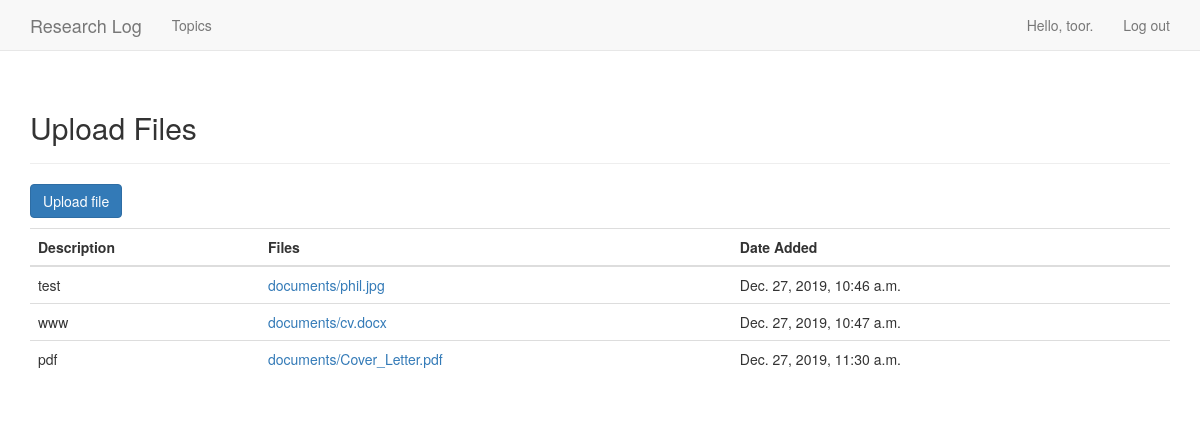
The page /files/ (signed in) on the database its author committed.
### learning_logs/models.py (models this page shows, shortened)
class Document(models.Model):
    document = models.ForeignKey(Entry, on_delete=models.CASCADE)
    description = models.CharField(max_length=255, blank=True)
    document = models.FileField(upload_to='documents/')
    date_added = models.DateTimeField(auto_now_add=True)

### learning_logs/views.py (the view)
# urls.py: url(r'^files/$', views.files, name='files'),
@login_required
def files(requests):
    uploads = Document.objects.all()
    return render(requests, 'learning_logs/files.html', {'uploads': uploads})

### learning_logs/templates/learning_logs/files.html
{% extends "learning_logs/base.html" %}
{% load bootstrap3 %}
{% block header %}
    <h2>Upload Files</h2>
{% endblock header %}
{% block content %}
    <p>
        <a href="{% url 'learning_logs:files_upload' %}" class="btn btn-primary">Upload file</a>
    </p>
                <table class="table">
                    <thread>
                        <tr>
                            <th>Description</th>
                            <th>Files</th>
                            <th>Date Added</th>
                        </tr>
                    </thread>
                    <tbody>
                        {% for upload in uploads %}
                            <tr>
                                <td>{{ upload.description }}</td>
                                <td><a href="{{ upload.document }}">{{ upload.document }}</a></td>
                                <td>{{ upload.date_added }}</td>
                            </tr>
                        {% endfor %}
                    </tbody>
                </table>
{% endblock %}

### learning_logs/templates/learning_logs/base.html (shortened to what this page needs)
{% load bootstrap3 %}
<!DOCTYPE html>
<html lang="en">
    <head>
        {% bootstrap_css %}
    </head>
    <body>
        <nav class="navbar navbar-default navbar-static-top">
            <div class="container">
                <div class="navbar-header">
                    <a class="navbar-brand" href="{% url 'learning_logs:index' %}">Research Log</a>
                </div>
                <div id="navbar" class="navbar-collapse collapse">
                    <ul class="nav navbar-nav">
                        <li><a href="{% url 'learning_logs:topics' %}">Topics</a></li>
                    </ul>
                    <ul class="nav navbar-nav navbar-right">
                        {% if user.is_authenticated %}
                            <li><a>Hello, {{ user.username }}.</a></li>
                            <li><a href="{% url 'users:logout' %}">Log out</a></li>
                        {% else %}
                            <li><a href="{% url 'users:register' %}">Register</a></li>
                            <li><a href="{% url 'users:login' %}">Log in</a></li>
                        {% endif %}
                    </ul>
                </div>
            </div>
        </nav>
        <div class="container">
            <div class="page-header">
                {% block header %}{% endblock header %}
            </div>
            <div>
                {% block content %}{% endblock content %}
            </div>
        </div>
    </body>
</html>

### rows shown on the page
Document: description "test", document "documents/phil.jpg", date_added "Dec. 27, 2019, 10:46 a.m."
Document: description "www", document "documents/cv.docx", date_added "Dec. 27, 2019, 10:47 a.m."
Document: description "pdf", document "documents/Cover_Letter.pdf", date_added "Dec. 27, 2019, 11:30 a.m."

### other values the page prints
{{ user.username }} "toor"
